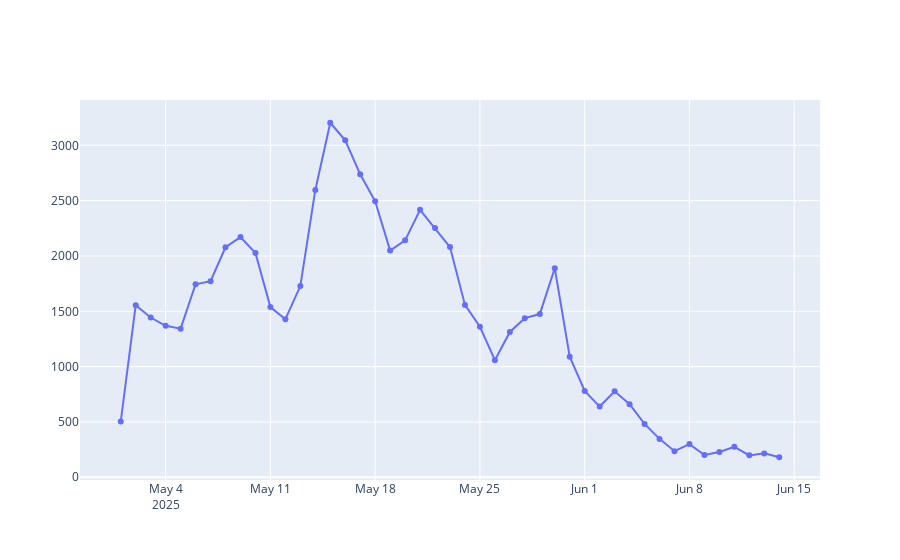

Notebook source saved alongside this figure:
### Code cell
plot_daily_counts_combined(df, video_column='comment_id')
